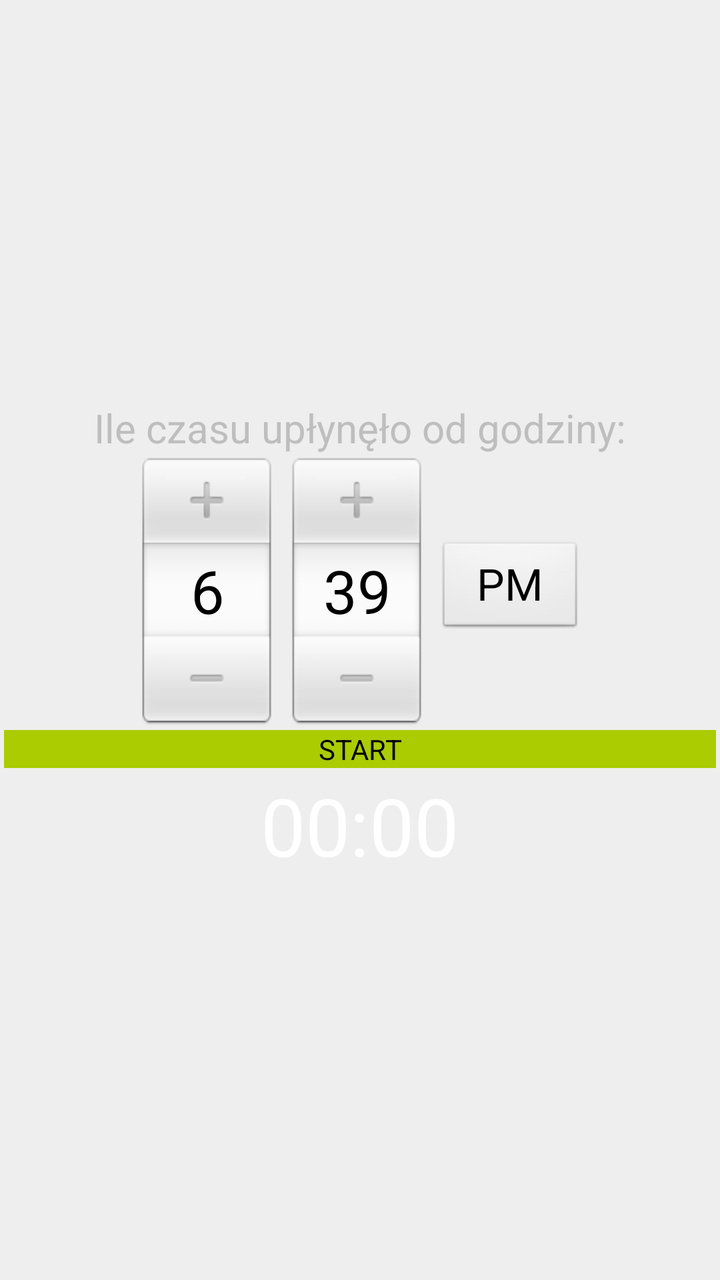
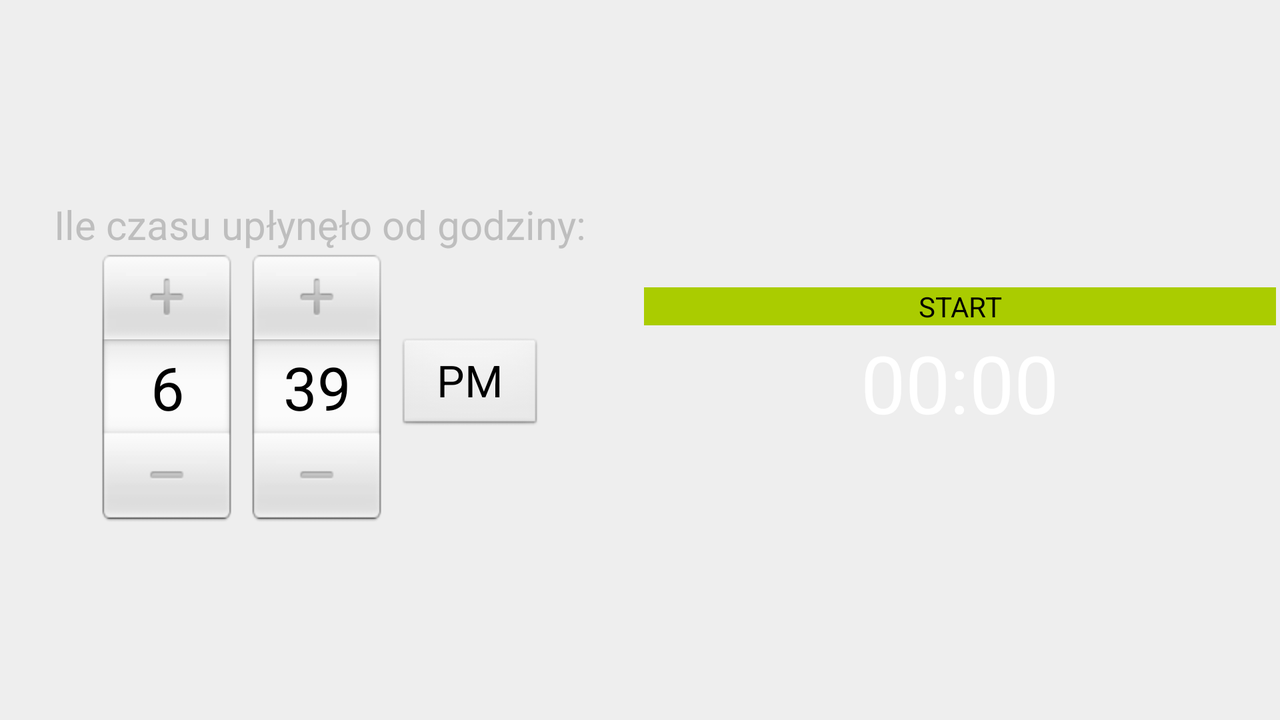

The same Android screen from two of the app's own layout files: first res/layout/ as a phone draws it, then the author's variant for another configuration, drawn on a device whose configuration selects that folder. Both files follow.
<!-- AndroidManifest.xml: application theme MAATheme -->
<!-- res/layout/activity_time.xml -->
<LinearLayout xmlns:android="http://schemas.android.com/apk/res/android"
    xmlns:tools="http://schemas.android.com/tools"
    android:layout_width="fill_parent"
    android:layout_height="fill_parent"
    android:gravity="center"
    android:orientation="vertical" >

    <TextView
        android:layout_width="wrap_content"
        android:layout_height="wrap_content"
        android:text="@string/time"
        android:textSize="20sp" />

    <TimePicker
        android:id="@+id/timePicker1"
        android:layout_width="wrap_content"
        android:layout_height="wrap_content" />
    

    <Button
        android:id="@+id/start_button"
        android:layout_width="match_parent"
        android:layout_height="wrap_content"
        android:layout_margin="@dimen/button_margin"
        android:background="@color/green"
        android:text="@string/start" />

    

    <Chronometer
        android:id="@+id/chronometer"
        android:layout_width="wrap_content"
        android:layout_height="wrap_content"
        android:format="%s"
        android:textSize="40sp" />

</LinearLayout>
<!-- resources referenced by this layout -->
<resources>
  <color name="green">#AACC00</color>
  <dimen name="button_margin">2dp</dimen>
  <string name="start">START</string>
  <string name="time">Ile czasu upłynęło od godziny:</string>
  <style name="MAATheme" parent="AppBaseTheme">
          <item name="android:windowNoTitle">true</item>
          <item name="android:windowBackground">@color/white</item>
      </style>
  <style name="AppBaseTheme" parent="@android:style/Theme.NoTitleBar" />
  <color name="white">#EEEEEE</color>
</resources>
<!-- res/layout-land/activity_time.xml (the author's variant of the layout above) -->
<!-- drawn on the phone turned sideways -->
<LinearLayout xmlns:android="http://schemas.android.com/apk/res/android"
    xmlns:tools="http://schemas.android.com/tools"
    android:layout_width="fill_parent"
    android:layout_height="fill_parent"
    android:gravity="center"
    android:orientation="horizontal"
    android:weightSum="100" >

    <LinearLayout
        android:layout_width="fill_parent"
        android:layout_height="fill_parent"
        android:layout_weight="50"
        android:gravity="center"
        android:orientation="vertical" >

        <TextView
            android:layout_width="wrap_content"
            android:layout_height="wrap_content"
            android:text="@string/time"
            android:textSize="20sp" />

        <TimePicker
            android:id="@+id/timePicker1"
            android:layout_width="wrap_content"
            android:layout_height="wrap_content" />
        

    </LinearLayout>

    <LinearLayout
        android:layout_width="fill_parent"
        android:layout_height="fill_parent"
        android:layout_weight="50"
        android:gravity="center"
        android:orientation="vertical" >

        <Button
            android:id="@+id/start_button"
            android:layout_width="match_parent"
            android:layout_height="wrap_content"
            android:layout_margin="@dimen/button_margin"
            android:background="@color/green"
            android:text="@string/start" />

        

        <Chronometer
            android:id="@+id/chronometer"
            android:layout_width="wrap_content"
            android:layout_height="wrap_content"
            android:format="%s"
            android:textSize="40sp" />
    </LinearLayout>

</LinearLayout>
